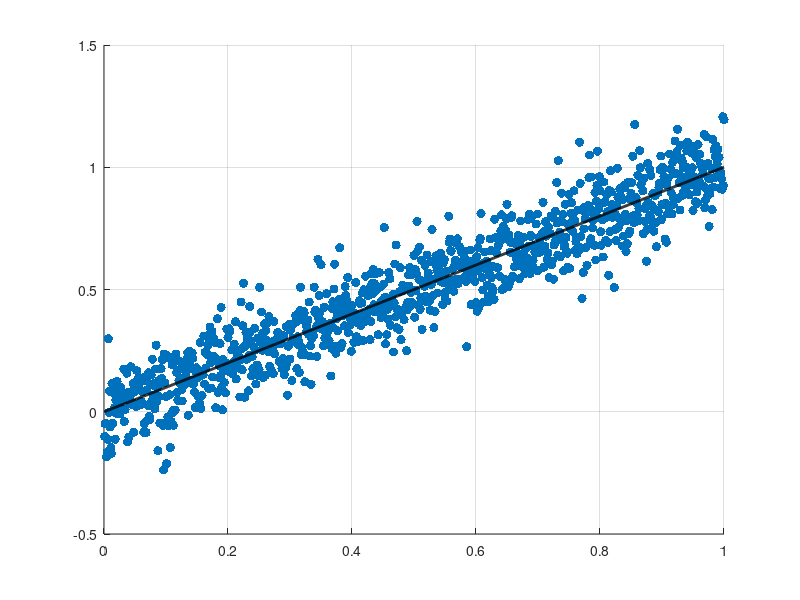

MATLAB code to generate this figure:
clear
Np = 1000;
x = [1:Np]'/Np;
sigma = 0.1;
err = sigma*randn(Np,1);
y = x + err-mean(err);

[b,bint,r,rint] = regress(y,[x,ones(Np,1)],0.6827);

clf;
grid on;hold on;
plot(x,y,'.','MarkerSize',20)

bo = sum((x-mean(x)).*(y-mean(y)))/sum((x-mean(x)).^2);
ao = mean(y) - bo*mean(x);

bo = [bo,ao];
[b';bo]

Vb = sigma^2/sum((x-mean(x)).^2);
Va = sigma^2*(1/Np + mean(x)^2)/sum((x-mean(x)).^2);
binto = [bo(1) - sqrt(Vb),bo(1) + sqrt(Vb);...
         ao(1) - sqrt(Va),ao(1) + sqrt(Va)];

bint
binto

[bint(1,2)-bint(1,1),binto(2,2)-binto(2,1)]

ym = b(1)*x(:,1) + b(2);
ymo = bo(1)*x + bo(2);

plot(x,ymo,'k','LineWidth',2)
